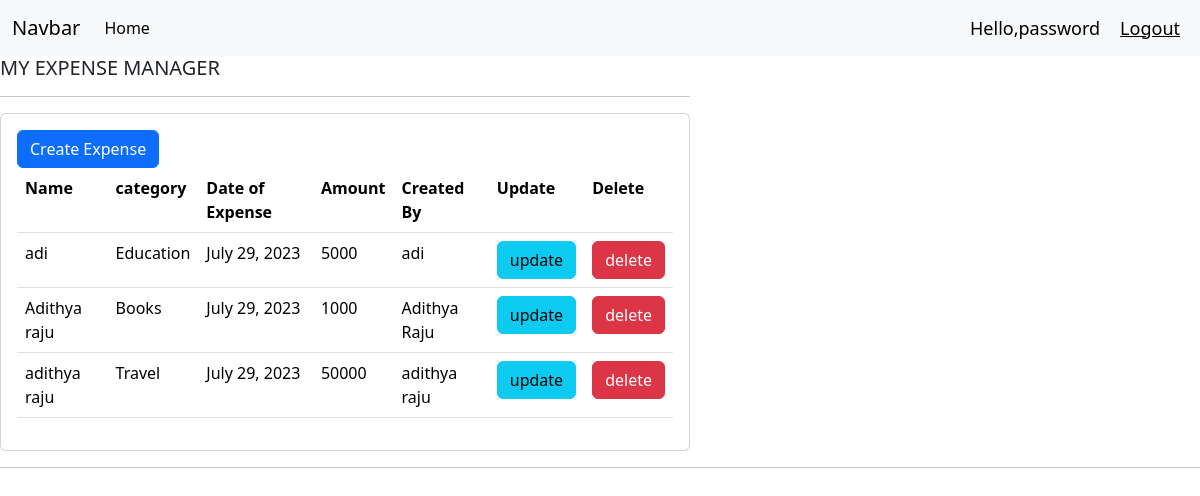
The app's page / (signed in) with its own data.
### exp/models.py (models this page shows, shortened)
class Expense(models.Model):
    CATEGORY_CHOICES = [
        ('Health', 'Health'),
        ('Electronics', 'Electronics'),
        ('Travel', 'Travel'),
        ('Education', 'Education'),
        ('Books', 'Books'),
        ('Others', 'Others'),
    ]
    name = models.CharField(max_length=140)
    date = models.DateField(auto_now_add= True, null =True)
    category = models.CharField(max_length=20, choices=CATEGORY_CHOICES)
    amount = models.PositiveIntegerField()
    created_by = models.CharField(max_length=200)  # Assuming you store member ID as a string
    created_at = models.DateTimeField(auto_now_add=True,null =True)
    updated_at = models.DateTimeField(auto_now=True,null =True)

### exp/views.py (the view)
# urls.py: path('',views.home,name='home'),
@login_required(login_url='login')
def home(request):
    expenses = Expense.objects.all()
    return render(request,'exp/dashboard.html',{'expenses':expenses})

### exp/templates/exp/dashboard.html
{% extends 'exp/main.html' %}
{% block content %}
<div class="row">
    <div class="col-md-7 ">
        <h5> MY EXPENSE MANAGER </h5>
        <hr>
        <div class="card">
            <div class="card-body">
                <a class="btn btn-primary  " href="{% url 'create_expense'%}" > Create Expense </a>
                <table class="table">
                    <tr>
                      <th >Name</th>
                      <th >category</th>
                      <th >Date of Expense</th>
                      <th >Amount</th>
                      <th >Created By</th>
                      <th >Update</th>
                      <th >Delete</th>
                    </tr>
                    {% for  expense in expenses %}
                      <tr>
                        <td>{{expense.name}}</td>
                        <td>{{expense.category}}</td>
                        <td>{{expense.date}}</td>
                        <td>{{expense.amount}}</td>
                        <td>{{expense.created_by}}</td>
                        <td><a class="btn btn-info " href="{% url 'update_expense' expense.id %}">update</a></td>
                        <td><a class="btn btn-danger" href="{% url 'delete_expense' expense.id %}">delete</a></td>
                      </tr>
                    {% endfor %}
                </table>
            </div>
        </div>
    </div>
  </div>
{% endblock content %}

### exp/templates/exp/main.html (shortened to what this page needs)
<!DOCTYPE html>
<html>
    <head>
        <link rel="stylesheet" href="https://cdn.jsdelivr.net/npm/bootstrap@5.3.1/dist/css/bootstrap.min.css">
    </head>
    <body>
        {% include 'exp/navbar.html'%}
        {% block content %}
        {% endblock content %}
        <hr>
    </body>
</html>

### exp/templates/exp/navbar.html (shortened to what this page needs)
{% load static %}
<nav class="navbar navbar-expand-lg bg-body-tertiary">
    <div class="container-fluid">
      <a class="navbar-brand" href="#">Navbar</a>
      <div class="collapse navbar-collapse" id="navbarNavAltMarkup">
        <div class="navbar-nav">
          <a class="nav-link active" aria-current="page" href="#">Home</a>
        </div>
      </div>
    </div>
    <span class="hello-msg">Hello,{{request.user}}</span>
    <span ><a class="hello-msg" href="{% url 'logout'%}">Logout</a></span>
  </nav>

### exp/templates/exp/navbar.html (style rules this page uses)
.hello-msg { font-size: 18px; color:black; margin-right: 20px; }

### records on screen
Expense: name "adi", category "Education", date "July 29, 2023", amount "5000", created_by "adi"
Expense: name "Adithya raju", category "Books", date "July 29, 2023", amount "1000", created_by "Adithya Raju"
Expense: name "adithya raju", category "Travel", date "July 29, 2023", amount "50000", created_by "adithya raju"

### other values on screen
{{ request.user }} "password"
